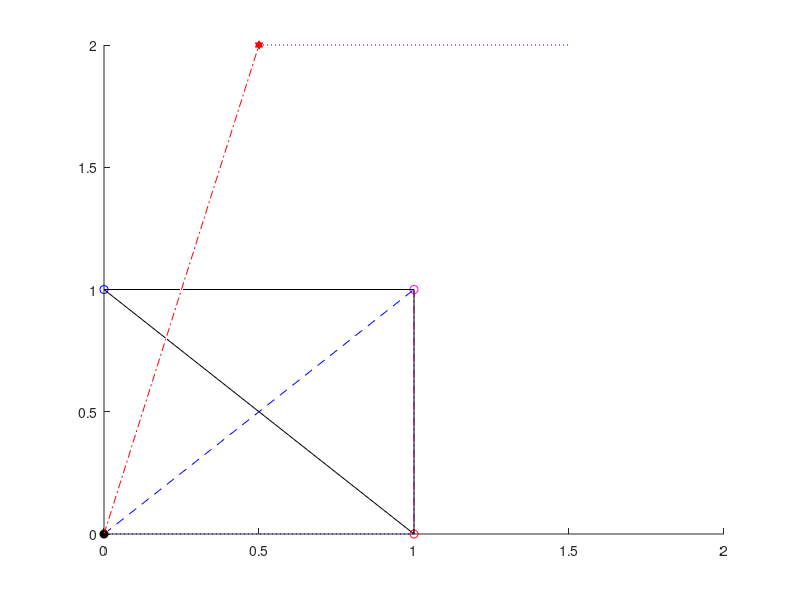

Reproduce this figure in MATLAB. (Note: this script raises an error after producing the figure.)

%clc

A = [1 0 0]';
B = [0 1 0]';
C = [1 1 0]';

%pnt = [0.5, -0.5, 0.5]'; 

V = [A'; B'; C';];
F = [1 2 3;];

v1 = B-A;
v2 = C-B;

x0 = A(1);
y0 = A(2);
z0 = A(3);

A0 = [x0; y0; z0];

n = cross(v1, v2)/norm(cross(v1, v2));
N = cross(v1, v2);

Op = n'*A0*n;
%pnt_p = ((n'*A0 - pnt)'*n)*n
%pnt_p = (pnt - (dot(pnt,n)/norm(n)^2)*n);
%pnt_p2 = pnt - pnt*n.*n

[P,Q] = meshgrid(0:0.1:1); % Provide a gridwork (you choose the size)
X = x0+v1(1,1)*P+v2(1,1)*Q; % Compute the corresponding cartesian coordinates
Y = y0+v1(2,1)*P+v2(2,1)*Q; %   using the two vectors in w
Z = z0+v1(3,1)*P+v2(3,1)*Q;
%figure()z
%surf(X,Y,Z)


l_mm = C;
l_pp = A;

r = [0.5, 2, 1]';

r_p = l_pp;
r_m = l_mm;

rho_p = r_p - n*(n'*r_p);
rho_m = r_m - n*(n'*r_m);

rho = r - n*(n'*r);

l = (rho_p-rho_m)/norm(rho_p-rho_m);

u = cross(l, n);

l_p = (rho_p-rho)'*l;
l_m = (rho_m-rho)'*l;

d = -n'*(r-l_mm)*n;

P0 = norm((rho_p-rho)'*u);
P0_n = ((rho_p-rho)-l_p*l)/P0;

R0 = sqrt(P0^2 + norm(d)^2);

P_p = norm(rho_p-rho);
P_m = norm(rho_m-rho);

R_p = sqrt(P_p^2 + norm(d)^2); 
R_m = sqrt(P_m^2 + norm(d)^2); 

% Integral terms calculation
T1 = P0*log((R_p+l_p)/(R_m+l_m));
T2 = atan((P0*l_p)/(R0^2 + norm(d)*R_p));
T3 = atan((P0*l_m)/(R0^2 + norm(d)*R_m));

I = P0_n'*u*(T1-norm(d)*(T2-T3))

figure();
FC = [1 1 1];
hold on;
plot3(0, 0, 0, 'ok', 'MarkerFaceColor', 'k')
plot3(A(1), A(2), A(3), 'or')
%plot3(Aq(1), Aq(2), Aq(3), 'or', 'MarkerFaceColor', 'r')

plot3(B(1), B(2), B(3), 'ob')
%plot3(Bq(1), Bq(2), Bq(3), 'ob', 'MarkerFaceColor', 'b')

plot3(C(1), C(2), C(3), 'om')
%plot3(Cq(1), Cq(2), Cq(3), 'om', 'MarkerFaceColor', 'm')

%plot3(P1(1), P1(2), P1(3), 'ok')
%plot3(Pq(1), Pq(2), Pq(3), 'ok', 'MarkerFaceColor', 'k')

%plot3([A(1), n(1)+A(1)], [A(2), n(2)+A(2)], [A(3), n(3)+A(3)], 'r')
plot3(Op(1), Op(2), Op(3), 'ok', 'MarkerFaceColor', 'none')
plot3(r(1), r(2), r(3), 'r', 'Marker', 'hexagram', 'MarkerFaceColor', 'r')
%plot3(pnt_p(1)+Op, pnt_p(2)+Op, pnt_p(3)+Op, 'r', 'Marker', 'hexagram', 'MarkerFaceColor', 'none')

plot3([0, n(1)], [0, n(2)], [0, n(3)], ':r')
%plot3([pnt(1), n(1)+pnt(1)], [pnt(2), n(2)+pnt(2)], [pnt(3), n(3)+pnt(3)], ':r')

plot3([Op(1), rho_p(1)+Op(1)], [Op(2), rho_p(2)+Op(2)], [Op(3), rho_p(3)+Op(3)], ':b')
plot3([Op(1), rho_m(1)+Op(1)], [Op(2), rho_m(2)+Op(2)], [Op(3), rho_m(3)+Op(3)], '--b')

plot3([l_mm(1), l_pp(1)], [l_mm(2), l_pp(2)], [l_mm(3), l_pp(3)], '-.m', LineWidth=1.5)

plot3([0, r(1)], [0, r(2)], [0, r(3)], '-.r')
plot3([Op(1), rho(1)+Op(1)], [Op(2), rho(2)+Op(2)], [Op(3), rho(3)+Op(3)], '-.r')

%plot3([pnt_p(1), d(1)+pnt_p(1)], [pnt_p(2), d(2)+pnt_p(2)], [pnt_p(3), d(3)+pnt_p(3)], '-.k')
plot3([r(1), d(1)+r(1)], [r(2), d(2)+r(2)], [r(3), d(3)+r(3)], '-.k')
plot3(rho(1)+Op(1), rho(2)+Op(2), rho(3)+Op(3), 'r', 'Marker', 'hexagram', 'MarkerFaceColor', 'none')

%plot3([r(1), d(1)+r(1)], [r(2), d(2)+r(2)], [r(3), d(3)+r(3)], '-.k')
%plot3([rho(1), P0(1)+rho(1)], [rho(2), P0(2)+rho(2)], [rho(3), P0(3)+rho(3)], '--g')
%plot3([0, P0(1)], [0, P0(2)], [0, P0(3)], '--g')
%plot3([P0_n(1)+Op(1)], [P0_n(2)+Op(2)], [P0_n(3)+Op(3)], 'sb')
plot3([rho(1)+Op(1), P0_n(1)+rho(1)+Op(1)], [rho(2)+Op(2), P0_n(2)+rho(2)+Op(2)], [rho(3)+Op(3), P0_n(3)+rho(3)+Op(3)], ':b')

patch('Faces',F,'Vertices',V, 'FaceColor', FC)

surf(X,Y,Z, FaceAlpha=0.3, FaceColor="none", EdgeColor="k", LineStyle=":")
%shading flat
%legend("A", "A'", "B", "B'", "C", "C'")
legend("O", "A", "B", "C", "O'")

%set(gca, 'XAxisLocation', 'origin', 'YAxisLocation', 'origin')

axis equal
%axis vis3d
%axis padded
grid on;
grid minor;
xlabel('x')
ylabel('y')
zlabel('z')